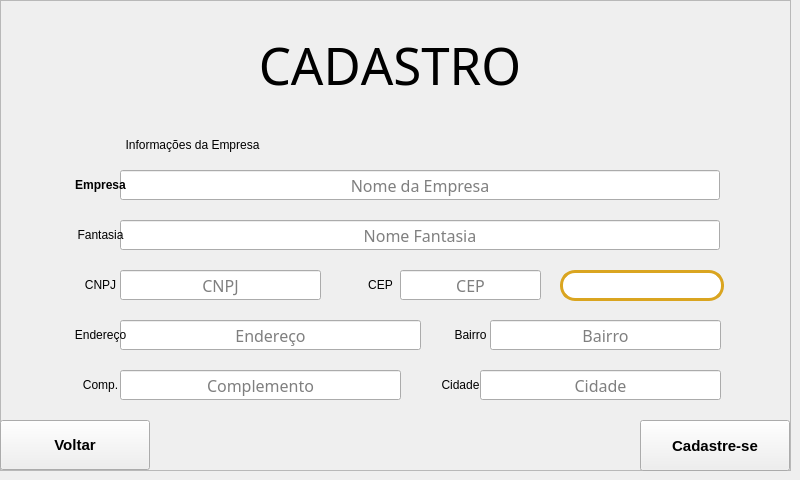
      <widget class="QWidget" name="tabCadastroEmpresa">
       <attribute name="title">
        <string>Empresa</string>
       </attribute>
       <widget class="QFrame" name="frTabEmpresa">
        <property name="geometry">
         <rect>
          <x>0</x>
          <y>0</y>
          <width>791</width>
          <height>471</height>
         </rect>
        </property>
        <property name="styleSheet">
         <string notr="true"/>
        </property>
        <property name="frameShape">
         <enum>QFrame::StyledPanel</enum>
        </property>
        <property name="frameShadow">
         <enum>QFrame::Raised</enum>
        </property>
        <widget class="QLabel" name="lbCadastroTexto2">
         <property name="geometry">
          <rect>
           <x>190</x>
           <y>30</y>
           <width>400</width>
           <height>70</height>
          </rect>
         </property>
         <property name="font">
          <font>
           <family>Fira Sans</family>
           <pointsize>38</pointsize>
           <weight>10</weight>
           <italic>false</italic>
           <bold>false</bold>
           <underline>false</underline>
           <strikeout>false</strikeout>
           <stylestrategy>PreferDefault</stylestrategy>
           <kerning>false</kerning>
          </font>
         </property>
         <property name="focusPolicy">
          <enum>Qt::NoFocus</enum>
         </property>
         <property name="styleSheet">
          <string notr="true"/>
         </property>
         <property name="text">
          <string>CADASTRO</string>
         </property>
         <property name="textFormat">
          <enum>Qt::AutoText</enum>
         </property>
         <property name="alignment">
          <set>Qt::AlignBottom|Qt::AlignHCenter</set>
         </property>
         <property name="wordWrap">
          <bool>false</bool>
         </property>
         <property name="margin">
          <number>0</number>
         </property>
         <property name="indent">
          <number>-1</number>
         </property>
         <property name="openExternalLinks">
          <bool>false</bool>
         </property>
         <property name="textInteractionFlags">
          <set>Qt::NoTextInteraction</set>
         </property>
        </widget>
        <widget class="QLineEdit" name="leCidade">
         <property name="geometry">
          <rect>
           <x>480</x>
           <y>370</y>
           <width>241</width>
           <height>30</height>
          </rect>
         </property>
         <property name="font">
          <font>
           <family>Roboto Slab</family>
           <pointsize>12</pointsize>
          </font>
         </property>
         <property name="focusPolicy">
          <enum>Qt::StrongFocus</enum>
         </property>
         <property name="layoutDirection">
          <enum>Qt::LeftToRight</enum>
         </property>
         <property name="styleSheet">
          <string notr="true"/>
         </property>
         <property name="inputMethodHints">
          <set>Qt::ImhNone</set>
         </property>
         <property name="inputMask">
          <string/>
         </property>
         <property name="text">
          <string/>
         </property>
         <property name="frame">
          <bool>true</bool>
         </property>
         <property name="echoMode">
          <enum>QLineEdit::Normal</enum>
         </property>
         <property name="alignment">
          <set>Qt::AlignCenter</set>
         </property>
         <property name="placeholderText">
          <string>Cidade</string>
         </property>
        </widget>
        <widget class="QLabel" name="lbCidade">
         <property name="geometry">
          <rect>
           <x>420</x>
           <y>370</y>
           <width>81</width>
           <height>30</height>
          </rect>
         </property>
         <property name="layoutDirection">
          <enum>Qt::LeftToRight</enum>
         </property>
         <property name="styleSheet">
          <string notr="true"/>
         </property>
         <property name="text">
          <string>Cidade</string>
         </property>
         <property name="alignment">
          <set>Qt::AlignCenter</set>
         </property>
        </widget>
        <widget class="QLineEdit" name="leEndereco">
         <property name="geometry">
          <rect>
           <x>120</x>
           <y>320</y>
           <width>301</width>
           <height>30</height>
          </rect>
         </property>
         <property name="font">
          <font>
           <family>Roboto Slab</family>
           <pointsize>12</pointsize>
          </font>
         </property>
         <property name="focusPolicy">
          <enum>Qt::StrongFocus</enum>
         </property>
         <property name="layoutDirection">
          <enum>Qt::LeftToRight</enum>
         </property>
         <property name="styleSheet">
          <string notr="true"/>
         </property>
         <property name="inputMethodHints">
          <set>Qt::ImhNone</set>
         </property>
         <property name="inputMask">
          <string/>
         </property>
         <property name="text">
          <string/>
         </property>
         <property name="maxLength">
          <number>30</number>
         </property>
         <property name="frame">
          <bool>true</bool>
         </property>
         <property name="echoMode">
          <enum>QLineEdit::Normal</enum>
         </property>
         <property name="alignment">
          <set>Qt::AlignCenter</set>
         </property>
         <property name="placeholderText">
          <string>Endereço</string>
         </property>
        </widget>
        <widget class="QLabel" name="lbEndereco">
         <property name="geometry">
          <rect>
           <x>60</x>
           <y>320</y>
           <width>81</width>
           <height>30</height>
          </rect>
         </property>
         <property name="layoutDirection">
          <enum>Qt::LeftToRight</enum>
         </property>
         <property name="styleSheet">
          <string notr="true"/>
         </property>
         <property name="text">
          <string>Endereço</string>
         </property>
         <property name="alignment">
          <set>Qt::AlignCenter</set>
         </property>
        </widget>
        <widget class="QComboBox" name="cbxEstados">
         <property name="geometry">
          <rect>
           <x>560</x>
           <y>270</y>
           <width>164</width>
           <height>31</height>
          </rect>
         </property>
         <property name="toolTip">
          <string>&lt;html&gt;&lt;head/&gt;&lt;body&gt;&lt;p&gt;&lt;br/&gt;&lt;/p&gt;&lt;/body&gt;&lt;/html&gt;</string>
         </property>
         <property name="whatsThis">
          <string>&lt;html&gt;&lt;head/&gt;&lt;body&gt;&lt;p&gt;&lt;br/&gt;&lt;/p&gt;&lt;/body&gt;&lt;/html&gt;</string>
         </property>
         <property name="styleSheet">
          <string notr="true">QComboBox {
	
	background-color: rgb(255, 255, 255);
	border-radius: 15px;
	border: 3px solid #DAA520;
	color: #000000;
	padding: 5px;
}

QComboBox::drop-down{
	border: 0px;
}</string>
         </property>
        </widget>
        <widget class="QLineEdit" name="leCEP">
         <property name="geometry">
          <rect>
           <x>400</x>
           <y>270</y>
           <width>141</width>
           <height>30</height>
          </rect>
         </property>
         <property name="font">
          <font>
           <family>Roboto Slab</family>
           <pointsize>12</pointsize>
          </font>
         </property>
         <property name="focusPolicy">
          <enum>Qt::StrongFocus</enum>
         </property>
         <property name="layoutDirection">
          <enum>Qt::LeftToRight</enum>
         </property>
         <property name="styleSheet">
          <string notr="true"/>
         </property>
         <property name="inputMethodHints">
          <set>Qt::ImhNone</set>
         </property>
         <property name="inputMask">
          <string/>
         </property>
         <property name="text">
          <string/>
         </property>
         <property name="maxLength">
          <number>10</number>
         </property>
         <property name="frame">
          <bool>true</bool>
         </property>
         <property name="echoMode">
          <enum>QLineEdit::Normal</enum>
         </property>
         <property name="alignment">
          <set>Qt::AlignCenter</set>
         </property>
         <property name="placeholderText">
          <string>CEP</string>
         </property>
        </widget>
        <widget class="QLabel" name="lbCEP">
         <property name="geometry">
          <rect>
           <x>340</x>
           <y>270</y>
           <width>81</width>
           <height>30</height>
          </rect>
         </property>
         <property name="layoutDirection">
          <enum>Qt::LeftToRight</enum>
         </property>
         <property name="styleSheet">
          <string notr="true"/>
         </property>
         <property name="text">
          <string>CEP</string>
         </property>
         <property name="alignment">
          <set>Qt::AlignCenter</set>
         </property>
        </widget>
        <widget class="QLineEdit" name="leBairro">
         <property name="geometry">
          <rect>
           <x>490</x>
           <y>320</y>
           <width>231</width>
           <height>30</height>
          </rect>
         </property>
         <property name="font">
          <font>
           <family>Roboto Slab</family>
           <pointsize>12</pointsize>
          </font>
         </property>
         <property name="focusPolicy">
          <enum>Qt::StrongFocus</enum>
         </property>
         <property name="layoutDirection">
          <enum>Qt::LeftToRight</enum>
         </property>
         <property name="styleSheet">
          <string notr="true"/>
         </property>
         <property name="inputMethodHints">
          <set>Qt::ImhNone</set>
         </property>
         <property name="inputMask">
          <string/>
         </property>
         <property name="text">
          <string/>
         </property>
         <property name="maxLength">
          <number>30</number>
         </property>
         <property name="frame">
          <bool>true</bool>
         </property>
         <property name="echoMode">
          <enum>QLineEdit::Normal</enum>
         </property>
         <property name="alignment">
          <set>Qt::AlignCenter</set>
         </property>
         <property name="placeholderText">
          <string>Bairro</string>
         </property>
        </widget>
        <widget class="QLabel" name="lbBairro">
         <property name="geometry">
          <rect>
           <x>430</x>
           <y>320</y>
           <width>81</width>
           <height>30</height>
          </rect>
         </property>
         <property name="layoutDirection">
          <enum>Qt::LeftToRight</enum>
         </property>
         <property name="styleSheet">
          <string notr="true"/>
         </property>
         <property name="text">
          <string>Bairro</string>
         </property>
         <property name="alignment">
          <set>Qt::AlignCenter</set>
         </property>
        </widget>
        <widget class="QPushButton" name="pbFazerCadastro">
         <property name="geometry">
          <rect>
           <x>640</x>
           <y>420</y>
           <width>150</width>
           <height>51</height>
          </rect>
         </property>
         <property name="sizeIncrement">
          <size>
           <width>0</width>
           <height>0</height>
          </size>
         </property>
         <property name="font">
          <font>
           <pointsize>11</pointsize>
           <weight>75</weight>
           <italic>false</italic>
           <bold>true</bold>
           <underline>false</underline>
           <strikeout>false</strikeout>
           <stylestrategy>PreferDefault</stylestrategy>
           <kerning>true</kerning>
          </font>
         </property>
         <property name="cursor">
          <cursorShape>ArrowCursor</cursorShape>
         </property>
         <property name="mouseTracking">
          <bool>false</bool>
         </property>
         <property name="tabletTracking">
          <bool>false</bool>
         </property>
         <property name="focusPolicy">
          <enum>Qt::StrongFocus</enum>
         </property>
         <property name="acceptDrops">
          <bool>false</bool>
         </property>
         <property name="toolTipDuration">
          <number>-1</number>
         </property>
         <property name="layoutDirection">
          <enum>Qt::LeftToRight</enum>
         </property>
         <property name="autoFillBackground">
          <bool>false</bool>
         </property>
         <property name="styleSheet">
          <string notr="true"/>
         </property>
         <property name="text">
          <string>Cadastre-se</string>
         </property>
         <property name="iconSize">
          <size>
           <width>25</width>
           <height>25</height>
          </size>
         </property>
         <property name="checkable">
          <bool>false</bool>
         </property>
         <property name="checked">
          <bool>false</bool>
         </property>
         <property name="autoRepeat">
          <bool>false</bool>
         </property>
         <property name="autoExclusive">
          <bool>false</bool>
         </property>
         <property name="autoDefault">
          <bool>false</bool>
         </property>
         <property name="default">
          <bool>false</bool>
         </property>
         <property name="flat">
          <bool>false</bool>
         </property>
        </widget>
        <widget class="QPushButton" name="pbVoltarTab">
         <property name="geometry">
          <rect>
           <x>0</x>
           <y>420</y>
           <width>150</width>
           <height>50</height>
          </rect>
         </property>
         <property name="sizeIncrement">
          <size>
           <width>0</width>
           <height>0</height>
          </size>
         </property>
         <property name="font">
          <font>
           <pointsize>11</pointsize>
           <weight>75</weight>
           <italic>false</italic>
           <bold>true</bold>
           <underline>false</underline>
           <strikeout>false</strikeout>
           <stylestrategy>PreferDefault</stylestrategy>
           <kerning>true</kerning>
          </font>
         </property>
         <property name="cursor">
          <cursorShape>ArrowCursor</cursorShape>
         </property>
         <property name="mouseTracking">
          <bool>false</bool>
         </property>
         <property name="tabletTracking">
          <bool>false</bool>
         </property>
         <property name="focusPolicy">
          <enum>Qt::StrongFocus</enum>
         </property>
         <property name="acceptDrops">
          <bool>false</bool>
         </property>
         <property name="toolTipDuration">
          <number>-1</number>
         </property>
         <property name="layoutDirection">
          <enum>Qt::LeftToRight</enum>
         </property>
         <property name="autoFillBackground">
          <bool>false</bool>
         </property>
         <property name="styleSheet">
          <string notr="true"/>
         </property>
         <property name="text">
          <string>Voltar</string>
         </property>
         <property name="iconSize">
          <size>
           <width>35</width>
           <height>35</height>
          </size>
         </property>
         <property name="checkable">
          <bool>false</bool>
         </property>
         <property name="checked">
          <bool>false</bool>
         </property>
         <property name="autoRepeat">
          <bool>false</bool>
         </property>
         <property name="autoExclusive">
          <bool>false</bool>
         </property>
         <property name="autoDefault">
          <bool>false</bool>
         </property>
         <property name="default">
          <bool>false</bool>
         </property>
         <property name="flat">
          <bool>false</bool>
         </property>
        </widget>
        <widget class="QLineEdit" name="leCNPJ">
         <property name="geometry">
          <rect>
           <x>120</x>
           <y>270</y>
           <width>201</width>
           <height>30</height>
          </rect>
         </property>
         <property name="font">
          <font>
           <family>Roboto Slab</family>
           <pointsize>12</pointsize>
          </font>
         </property>
         <property name="focusPolicy">
          <enum>Qt::StrongFocus</enum>
         </property>
         <property name="layoutDirection">
          <enum>Qt::LeftToRight</enum>
         </property>
         <property name="styleSheet">
          <string notr="true"/>
         </property>
         <property name="inputMethodHints">
          <set>Qt::ImhNone</set>
         </property>
         <property name="inputMask">
          <string/>
         </property>
         <property name="text">
          <string/>
         </property>
         <property name="maxLength">
          <number>25</number>
         </property>
         <property name="frame">
          <bool>true</bool>
         </property>
         <property name="echoMode">
          <enum>QLineEdit::Normal</enum>
         </property>
         <property name="alignment">
          <set>Qt::AlignCenter</set>
         </property>
         <property name="placeholderText">
          <string>CNPJ</string>
         </property>
        </widget>
        <widget class="QLabel" name="lbFantasia">
         <property name="geometry">
          <rect>
           <x>60</x>
           <y>220</y>
           <width>81</width>
           <height>30</height>
          </rect>
         </property>
         <property name="layoutDirection">
          <enum>Qt::LeftToRight</enum>
         </property>
         <property name="styleSheet">
          <string notr="true"/>
         </property>
         <property name="text">
          <string>Fantasia</string>
         </property>
         <property name="alignment">
          <set>Qt::AlignCenter</set>
         </property>
        </widget>
        <widget class="QLineEdit" name="leNomeFantasia">
         <property name="geometry">
          <rect>
           <x>120</x>
           <y>220</y>
           <width>600</width>
           <height>30</height>
          </rect>
         </property>
         <property name="font">
          <font>
           <family>Roboto Slab</family>
           <pointsize>12</pointsize>
          </font>
         </property>
         <property name="focusPolicy">
          <enum>Qt::StrongFocus</enum>
         </property>
         <property name="layoutDirection">
          <enum>Qt::LeftToRight</enum>
         </property>
         <property name="styleSheet">
          <string notr="true"/>
         </property>
         <property name="inputMethodHints">
          <set>Qt::ImhNone</set>
         </property>
         <property name="inputMask">
          <string/>
         </property>
         <property name="text">
          <string/>
         </property>
         <property name="maxLength">
          <number>30</number>
         </property>
         <property name="frame">
          <bool>true</bool>
         </property>
         <property name="echoMode">
          <enum>QLineEdit::Normal</enum>
         </property>
         <property name="alignment">
          <set>Qt::AlignCenter</set>
         </property>
         <property name="placeholderText">
          <string>Nome Fantasia</string>
         </property>
        </widget>
        <widget class="QLabel" name="lbTextoEmpresa">
         <property name="geometry">
          <rect>
           <x>57</x>
           <y>130</y>
           <width>271</width>
           <height>30</height>
          </rect>
         </property>
         <property name="styleSheet">
          <string notr="true">#lbInfoEmpresaTexto {
	
	font: 80  18pt &quot;Fira Sans&quot;;
	background-color: rgba(0, 0, 0,0);
	border: 0px
}</string>
         </property>
         <property name="text">
          <string>Informações da Empresa</string>
         </property>
         <property name="alignment">
          <set>Qt::AlignCenter</set>
         </property>
         <property name="textInteractionFlags">
          <set>Qt::LinksAccessibleByMouse</set>
         </property>
        </widget>
        <widget class="QLineEdit" name="leNomeEmpresa">
         <property name="enabled">
          <bool>true</bool>
         </property>
         <property name="geometry">
          <rect>
           <x>120</x>
           <y>170</y>
           <width>600</width>
           <height>30</height>
          </rect>
         </property>
         <property name="font">
          <font>
           <family>Roboto Slab</family>
           <pointsize>12</pointsize>
          </font>
         </property>
         <property name="focusPolicy">
          <enum>Qt::StrongFocus</enum>
         </property>
         <property name="layoutDirection">
          <enum>Qt::LeftToRight</enum>
         </property>
         <property name="styleSheet">
          <string notr="true"/>
         </property>
         <property name="inputMethodHints">
          <set>Qt::ImhNone</set>
         </property>
         <property name="inputMask">
          <string/>
         </property>
         <property name="text">
          <string/>
         </property>
         <property name="maxLength">
          <number>30</number>
         </property>
         <property name="frame">
          <bool>true</bool>
         </property>
         <property name="echoMode">
          <enum>QLineEdit::Normal</enum>
         </property>
         <property name="alignment">
          <set>Qt::AlignCenter</set>
         </property>
         <property name="placeholderText">
          <string>Nome da Empresa</string>
         </property>
        </widget>
        <widget class="QLabel" name="lbEmpresa">
         <property name="geometry">
          <rect>
           <x>60</x>
           <y>170</y>
           <width>81</width>
           <height>30</height>
          </rect>
         </property>
         <property name="font">
          <font>
           <weight>75</weight>
           <italic>false</italic>
           <bold>true</bold>
          </font>
         </property>
         <property name="layoutDirection">
          <enum>Qt::LeftToRight</enum>
         </property>
         <property name="styleSheet">
          <string notr="true"/>
         </property>
         <property name="text">
          <string>Empresa</string>
         </property>
         <property name="alignment">
          <set>Qt::AlignCenter</set>
         </property>
        </widget>
        <widget class="QLabel" name="lbCNPJ">
         <property name="geometry">
          <rect>
           <x>60</x>
           <y>270</y>
           <width>81</width>
           <height>30</height>
          </rect>
         </property>
         <property name="layoutDirection">
          <enum>Qt::LeftToRight</enum>
         </property>
         <property name="styleSheet">
          <string notr="true"/>
         </property>
         <property name="text">
          <string>CNPJ</string>
         </property>
         <property name="alignment">
          <set>Qt::AlignCenter</set>
         </property>
        </widget>
        <widget class="QLineEdit" name="leComplemento">
         <property name="geometry">
          <rect>
           <x>120</x>
           <y>370</y>
           <width>281</width>
           <height>30</height>
          </rect>
         </property>
         <property name="font">
          <font>
           <family>Roboto Slab</family>
           <pointsize>12</pointsize>
          </font>
         </property>
         <property name="focusPolicy">
          <enum>Qt::StrongFocus</enum>
         </property>
         <property name="layoutDirection">
          <enum>Qt::LeftToRight</enum>
         </property>
         <property name="styleSheet">
          <string notr="true"/>
         </property>
         <property name="inputMethodHints">
          <set>Qt::ImhNone</set>
         </property>
         <property name="inputMask">
          <string/>
         </property>
         <property name="text">
          <string/>
         </property>
         <property name="maxLength">
          <number>30</number>
         </property>
         <property name="frame">
          <bool>true</bool>
         </property>
         <property name="echoMode">
          <enum>QLineEdit::Normal</enum>
         </property>
         <property name="alignment">
          <set>Qt::AlignCenter</set>
         </property>
         <property name="placeholderText">
          <string>Complemento</string>
         </property>
        </widget>
        <widget class="QLabel" name="lbComplemento">
         <property name="geometry">
          <rect>
           <x>60</x>
           <y>370</y>
           <width>81</width>
           <height>30</height>
          </rect>
         </property>
         <property name="layoutDirection">
          <enum>Qt::LeftToRight</enum>
         </property>
         <property name="styleSheet">
          <string notr="true"/>
         </property>
         <property name="text">
          <string>Comp.</string>
         </property>
         <property name="alignment">
          <set>Qt::AlignCenter</set>
         </property>
        </widget>
        <zorder>lbCadastroTexto2</zorder>
        <zorder>leCidade</zorder>
        <zorder>lbCidade</zorder>
        <zorder>leEndereco</zorder>
        <zorder>lbEndereco</zorder>
        <zorder>cbxEstados</zorder>
        <zorder>leCEP</zorder>
        <zorder>lbCEP</zorder>
        <zorder>leBairro</zorder>
        <zorder>lbBairro</zorder>
        <zorder>pbFazerCadastro</zorder>
        <zorder>pbVoltarTab</zorder>
        <zorder>leCNPJ</zorder>
        <zorder>leNomeFantasia</zorder>
        <zorder>lbTextoEmpresa</zorder>
        <zorder>leNomeEmpresa</zorder>
        <zorder>lbEmpresa</zorder>
        <zorder>lbCNPJ</zorder>
        <zorder>lbFantasia</zorder>
        <zorder>leComplemento</zorder>
        <zorder>lbComplemento</zorder>
       </widget>
      </widget>
